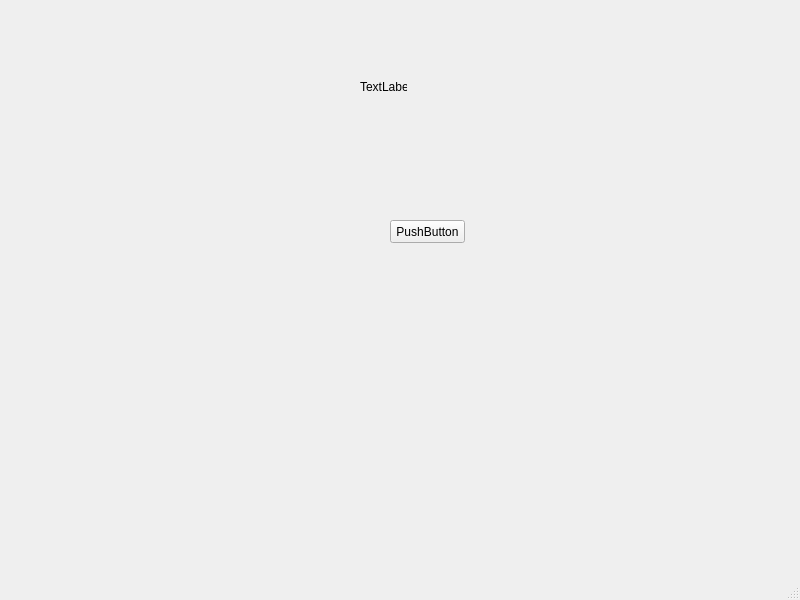
<?xml version="1.0" encoding="UTF-8"?>
<ui version="4.0">
 <class>MainWindow</class>
 <widget class="QMainWindow" name="MainWindow">
  <property name="geometry">
   <rect>
    <x>0</x>
    <y>0</y>
    <width>800</width>
    <height>600</height>
   </rect>
  </property>
  <property name="windowTitle">
   <string>MainWindow</string>
  </property>
  <widget class="QWidget" name="centralwidget">
   <widget class="QLabel" name="label1">
    <property name="geometry">
     <rect>
      <x>360</x>
      <y>80</y>
      <width>47</width>
      <height>13</height>
     </rect>
    </property>
    <property name="text">
     <string>TextLabel</string>
    </property>
   </widget>
   <widget class="QPushButton" name="pushButton1">
    <property name="geometry">
     <rect>
      <x>390</x>
      <y>220</y>
      <width>75</width>
      <height>23</height>
     </rect>
    </property>
    <property name="text">
     <string>PushButton</string>
    </property>
   </widget>
  </widget>
  <widget class="QMenuBar" name="menubar">
   <property name="geometry">
    <rect>
     <x>0</x>
     <y>0</y>
     <width>800</width>
     <height>21</height>
    </rect>
   </property>
  </widget>
  <widget class="QStatusBar" name="statusbar"/>
 </widget>
 <resources/>
 <connections/>
</ui>
